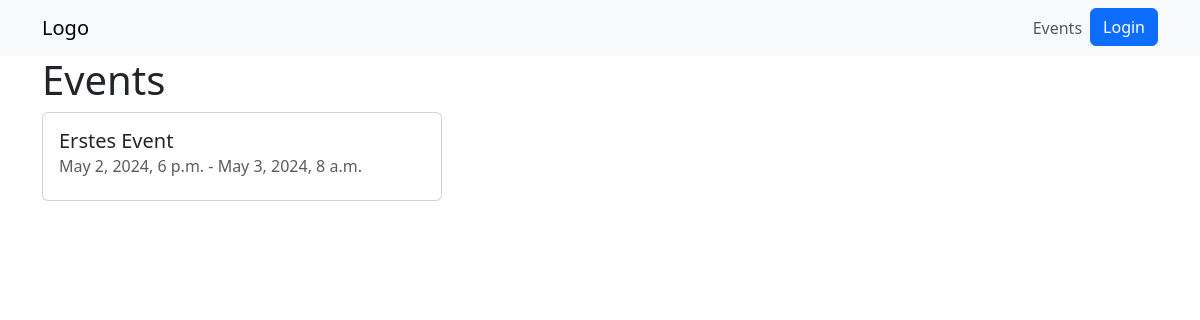
/events/, run on an earlier commit of the app's database.
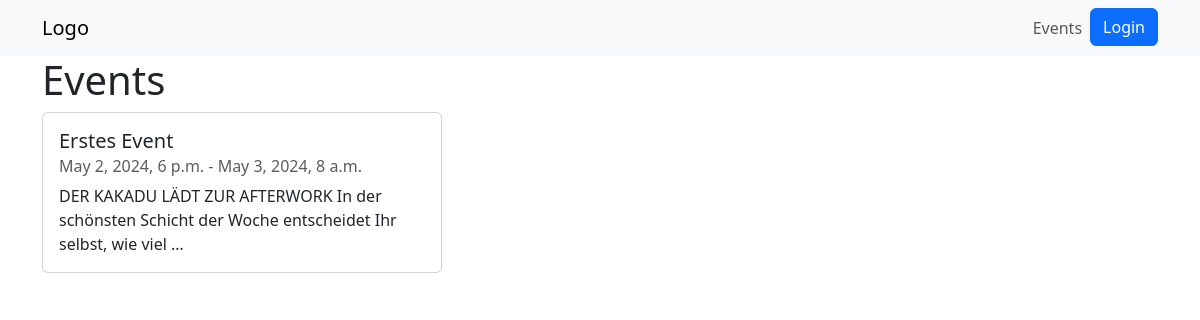
And on a later commit of the database.
### ticketApp/models.py (models this page shows, shortened)
class Event(models.Model):
    class EventStatus(models.TextChoices):
        ACTIVE = "AC", _("Aktiv")
        INACTIVE = "IA", _("Inaktiv")
        CANCELLED = "CA", _("Abgesagt")
        SOLDOUT = "SO", _("Ausverkauft")
    id = models.UUIDField(primary_key=True, default=uuid.uuid4, editable=False)
    title = models.CharField(max_length=200)
    location = models.ForeignKey(Location, on_delete=models.SET_NULL, null=True, blank=True)
    date_from = models.DateTimeField()
    description = models.TextField(blank=True)
    date_to = models.DateTimeField()
    max_participants = models.IntegerField()
    tickets_sold = models.IntegerField(default=0)
    event_status = models.CharField(max_length=2, choices=EventStatus.choices, default=EventStatus.INACTIVE)
    slug = AutoSlugField(populate_from=['title', 'date_from', 'date_to'])

### ticketApp/views.py (the view)
# urls.py: path('events/', views.events, name='events'),
def events(request):
    events = Event.objects.all().values()
    return render(request, "events/index.html", {'events': events})

### ticketApp/templates/events/index.html
{% extends "base.html" %}
{% block content %}
    <div class="container">
        <h1>Events</h1>
        <div class="row">
            {% include "events/events-list.html" %}
        </div>
    </div>
{% endblock %}

### ticketApp/templates/events/events-list.html
{% for event in events  %}
<div class="col">
    <div class="card" style="width: 25rem;">
        <div class="card-body">
            <h5 class="card-title">{{event.title}}</h5>
            <h6 class="card-subtitle mb-2 text-muted">{{event.date_from}} - {{event.date_to}}</h6>
            <p class="card-text">{{event.description|truncatechars:100}}</p>
        </div>
    </div>
</div>
{% endfor %}

What changed in the data, as far as the page shows it:
changed Event "Erstes Event": description (not shown) → "DER KAKADU LÄDT ZUR AFTERWORK In der schönsten Schicht der Woche entscheidet Ihr selbst, wie viel …"
